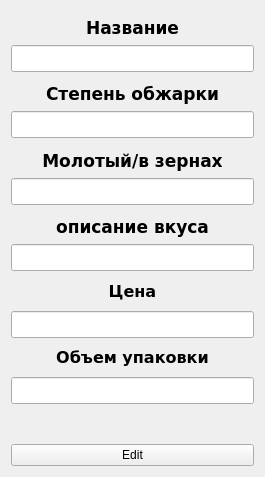
<?xml version="1.0" encoding="UTF-8"?>
<ui version="4.0">
 <class>Form</class>
 <widget class="QWidget" name="Form">
  <property name="geometry">
   <rect>
    <x>0</x>
    <y>0</y>
    <width>265</width>
    <height>477</height>
   </rect>
  </property>
  <property name="maximumSize">
   <size>
    <width>265</width>
    <height>477</height>
   </size>
  </property>
  <property name="windowTitle">
   <string>Информация о книге</string>
  </property>
  <property name="windowIcon">
   <iconset>
    <normaloff>info.png</normaloff>info.png</iconset>
  </property>
  <property name="styleSheet">
   <string notr="true"/>
  </property>
  <layout class="QVBoxLayout" name="verticalLayout">
   <item>
    <widget class="QLabel" name="text1">
     <property name="sizePolicy">
      <sizepolicy hsizetype="Preferred" vsizetype="Minimum">
       <horstretch>0</horstretch>
       <verstretch>0</verstretch>
      </sizepolicy>
     </property>
     <property name="minimumSize">
      <size>
       <width>0</width>
       <height>0</height>
      </size>
     </property>
     <property name="font">
      <font>
       <family>Verdana</family>
       <pointsize>13</pointsize>
       <weight>75</weight>
       <bold>true</bold>
      </font>
     </property>
     <property name="text">
      <string>Название</string>
     </property>
     <property name="alignment">
      <set>Qt::AlignBottom|Qt::AlignHCenter</set>
     </property>
    </widget>
   </item>
   <item>
    <widget class="QLineEdit" name="bookTitle">
     <property name="font">
      <font>
       <family>Verdana</family>
       <pointsize>12</pointsize>
      </font>
     </property>
     <property name="alignment">
      <set>Qt::AlignCenter</set>
     </property>
    </widget>
   </item>
   <item>
    <widget class="QLabel" name="text2">
     <property name="sizePolicy">
      <sizepolicy hsizetype="Preferred" vsizetype="Minimum">
       <horstretch>0</horstretch>
       <verstretch>0</verstretch>
      </sizepolicy>
     </property>
     <property name="minimumSize">
      <size>
       <width>0</width>
       <height>0</height>
      </size>
     </property>
     <property name="font">
      <font>
       <family>Verdana</family>
       <pointsize>13</pointsize>
       <weight>75</weight>
       <bold>true</bold>
      </font>
     </property>
     <property name="text">
      <string>Степень обжарки</string>
     </property>
     <property name="alignment">
      <set>Qt::AlignBottom|Qt::AlignHCenter</set>
     </property>
    </widget>
   </item>
   <item>
    <widget class="QLineEdit" name="bookAuthor">
     <property name="font">
      <font>
       <family>Verdana</family>
       <pointsize>12</pointsize>
      </font>
     </property>
     <property name="alignment">
      <set>Qt::AlignCenter</set>
     </property>
    </widget>
   </item>
   <item>
    <widget class="QLabel" name="text3">
     <property name="sizePolicy">
      <sizepolicy hsizetype="Preferred" vsizetype="Minimum">
       <horstretch>0</horstretch>
       <verstretch>0</verstretch>
      </sizepolicy>
     </property>
     <property name="minimumSize">
      <size>
       <width>0</width>
       <height>0</height>
      </size>
     </property>
     <property name="font">
      <font>
       <family>Verdana</family>
       <pointsize>13</pointsize>
       <weight>75</weight>
       <bold>true</bold>
      </font>
     </property>
     <property name="text">
      <string>Молотый/в зернах</string>
     </property>
     <property name="alignment">
      <set>Qt::AlignBottom|Qt::AlignHCenter</set>
     </property>
    </widget>
   </item>
   <item>
    <widget class="QLineEdit" name="bookReleaseYear">
     <property name="font">
      <font>
       <family>Verdana</family>
       <pointsize>12</pointsize>
      </font>
     </property>
     <property name="alignment">
      <set>Qt::AlignCenter</set>
     </property>
    </widget>
   </item>
   <item>
    <widget class="QLabel" name="text4">
     <property name="sizePolicy">
      <sizepolicy hsizetype="Preferred" vsizetype="Minimum">
       <horstretch>0</horstretch>
       <verstretch>0</verstretch>
      </sizepolicy>
     </property>
     <property name="minimumSize">
      <size>
       <width>0</width>
       <height>0</height>
      </size>
     </property>
     <property name="font">
      <font>
       <family>Verdana</family>
       <pointsize>13</pointsize>
       <weight>75</weight>
       <bold>true</bold>
      </font>
     </property>
     <property name="text">
      <string>описание вкуса</string>
     </property>
     <property name="alignment">
      <set>Qt::AlignBottom|Qt::AlignHCenter</set>
     </property>
    </widget>
   </item>
   <item>
    <widget class="QLineEdit" name="bookGenre">
     <property name="font">
      <font>
       <family>Verdana</family>
       <pointsize>12</pointsize>
      </font>
     </property>
     <property name="alignment">
      <set>Qt::AlignCenter</set>
     </property>
    </widget>
   </item>
   <item>
    <widget class="QLabel" name="cost">
     <property name="font">
      <font>
       <family>Verdana</family>
       <pointsize>12</pointsize>
       <weight>75</weight>
       <bold>true</bold>
      </font>
     </property>
     <property name="layoutDirection">
      <enum>Qt::LeftToRight</enum>
     </property>
     <property name="text">
      <string>Цена</string>
     </property>
     <property name="alignment">
      <set>Qt::AlignCenter</set>
     </property>
    </widget>
   </item>
   <item>
    <widget class="QLineEdit" name="costl">
     <property name="font">
      <font>
       <family>Verdana</family>
       <pointsize>12</pointsize>
      </font>
     </property>
     <property name="alignment">
      <set>Qt::AlignCenter</set>
     </property>
    </widget>
   </item>
   <item>
    <widget class="QLabel" name="volume">
     <property name="font">
      <font>
       <family>Verdana</family>
       <pointsize>12</pointsize>
       <weight>75</weight>
       <bold>true</bold>
      </font>
     </property>
     <property name="text">
      <string>Объем упаковки</string>
     </property>
     <property name="alignment">
      <set>Qt::AlignCenter</set>
     </property>
    </widget>
   </item>
   <item>
    <widget class="QLineEdit" name="volumel">
     <property name="font">
      <font>
       <family>Verdana</family>
       <pointsize>12</pointsize>
      </font>
     </property>
     <property name="alignment">
      <set>Qt::AlignCenter</set>
     </property>
    </widget>
   </item>
   <item>
    <widget class="QLabel" name="errors">
     <property name="text">
      <string/>
     </property>
    </widget>
   </item>
   <item>
    <widget class="QPushButton" name="edit">
     <property name="text">
      <string>Edit</string>
     </property>
    </widget>
   </item>
  </layout>
 </widget>
 <resources/>
 <connections/>
</ui>
